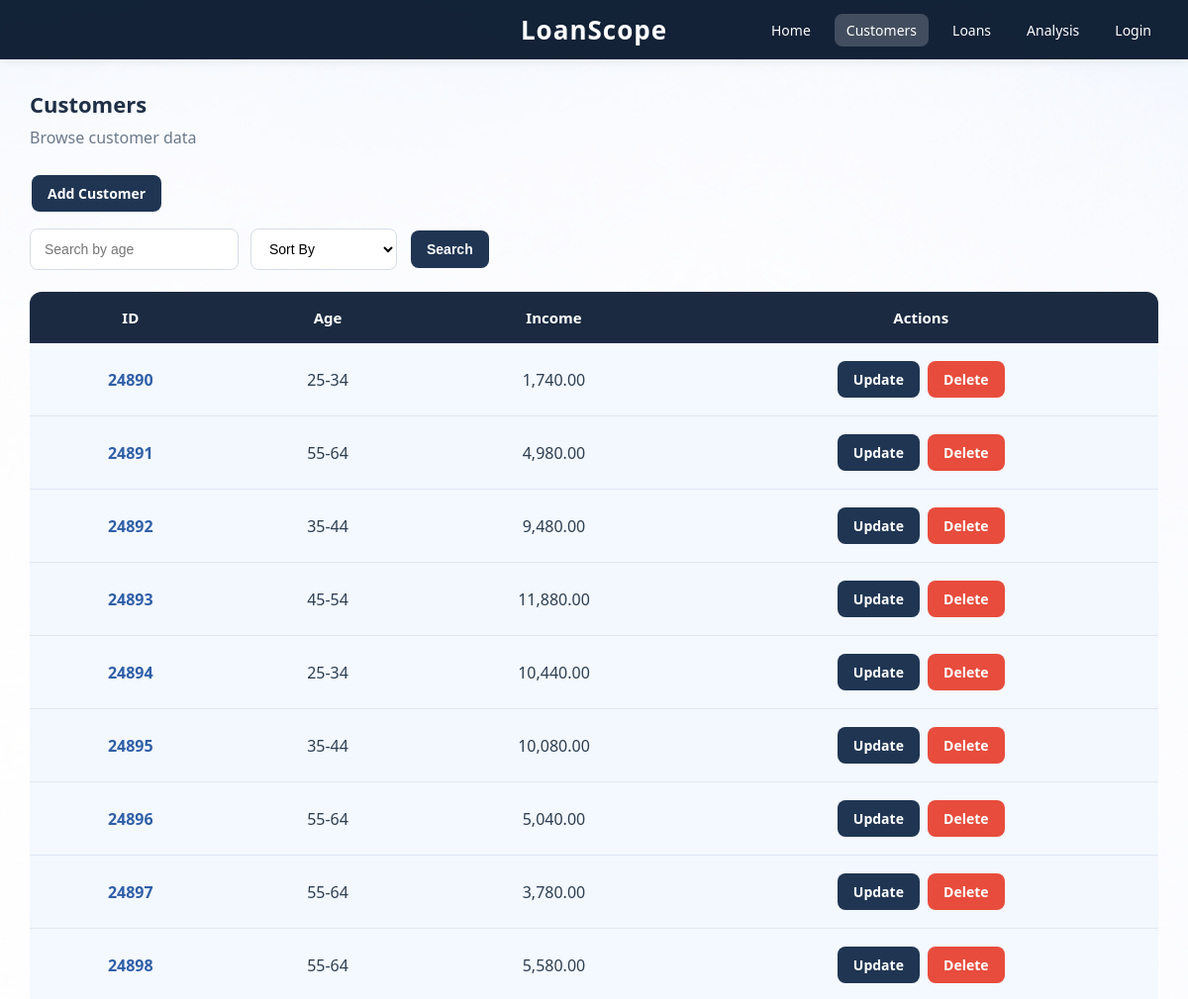
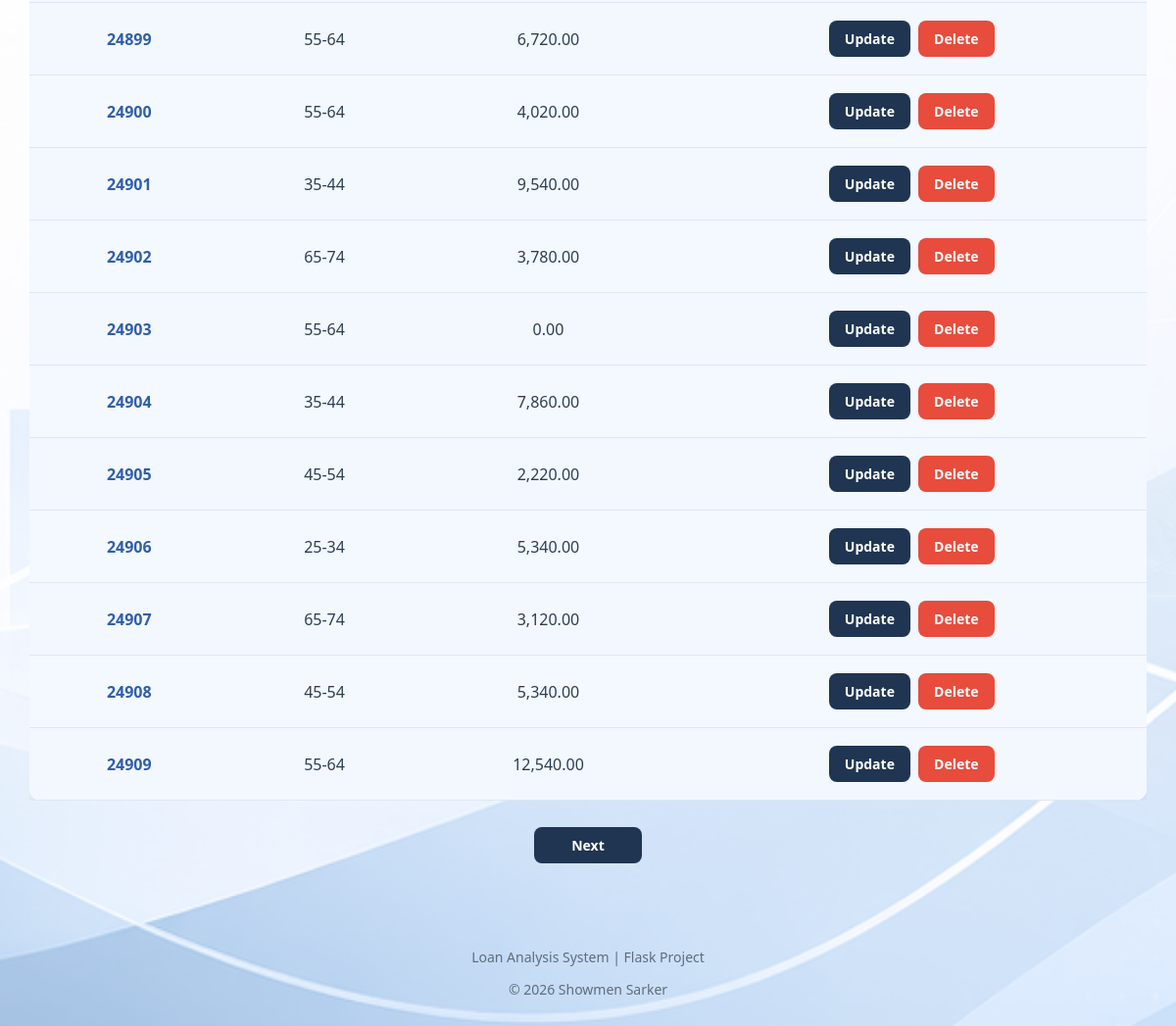
Page /customers on the committed database (2 pictures, top to bottom).
### app/models/customer.py (models this page shows)
class Customer(db.Model):
    id = db.Column(
        db.Integer,
        primary_key=True
    )
    age = db.Column(
        db.String(20)
    )
    income = db.Column(
        db.Float
    )
    gender = db.Column(
        db.String(10)
    )
    loans = db.relationship(
        "Loan",
        backref="customer",
        lazy=True
    )

### app/controllers/routes.py (the view, shortened to what this page needs)
@main.route("/customers")
def customers():
    try:
        search = request.args.get("search")
        sort = request.args.get("sort")
        page = request.args.get(
            "page",
            1,
            type=int
        )
        query = Customer.query
        if sort == "income":
            query = query.order_by(
                Customer.income.desc()
            )
        else:
            query = query.order_by(
                Customer.id
            )
        customers_data = query.paginate(
            page=page,
            per_page=20
        )
        if not customers_data.items:
            flash(
                "No customers found.",
                "warning"
            )
        return render_template(
            "customers.html",
            customers=customers_data
        )
    except Exception as e:
        print(e)
        return render_template(
            "errors/general.html"
        ), 500

### app/templates/customers.html (shortened to what this page needs)
{% extends "base.html" %}
{% block content %}
<div class="page-header">
    <h2>Customers</h2>
    <p class="subtitle">
        Browse customer data
    </p>
</div>
<div class="action-bar">
    <a
        href="{{ url_for('main.add_customer') }}"
        class="btn"
    >
        Add Customer
    </a>
</div>
<form method="GET" class="filter-bar">
    <input
        type="text"
        name="search"
        placeholder="Search by age"
        value="{{ request.args.get('search', '') }}"
    >
    <select name="sort">
        <option value="">
            Sort By
        </option>
    </select>
    <button class="btn">
        Search
    </button>
</form>
<div class="table-wrapper">
<table>
    <thead>
        <tr>
            <th>ID</th>
            <th>Age</th>
            <th class="right">Income</th>
            <th class="center">Actions</th>
        </tr>
    </thead>
    <tbody>
        {% for c in customers.items %}
        <tr>
            <td class="center">
                <a href="{{ url_for('main.customer_detail', id=c.id) }}">
                    {{ c.id }}
                </a>
            </td>
            <td class="center">
                {{ c.age }}
            </td>
            <td class="right">
                {{ "{:,.2f}".format(c.income)
                if c.income is not none
                else "N/A" }}
            </td>
            <td class="center">
                <a
                    href="{{ url_for('main.update_customer', id=c.id) }}"
                    class="btn"
                >
                    Update
                </a>
                <a
                    href="{{ url_for('main.delete_customer', id=c.id) }}"
                    class="btn danger-btn"
                    onclick="return confirm('Delete this customer?')"
                >
                    Delete
                </a>
            </td>
        </tr>
        {% endfor %}
    </tbody>
</table>
</div>
<div class="pagination">
    {% if customers.has_next %}
        <a
            href="{{ url_for(
                'main.customers',
                page=customers.next_num,
                search=request.args.get('search', ''),
                sort=request.args.get('sort', '')
            ) }}"
            class="btn"
        >
            Next
        </a>
    {% endif %}
</div>
{% endblock %}

### app/static/style.css (style rules this page uses)
body { margin: 0; font-family: "Segoe UI", Arial, sans-serif; color: #2c3e50; background: url("/static/background.png") no-repeat center center fixed; background-size: cover; overflow-x: hidden; }
* { box-sizing: border-box; }
a { text-decoration: none; color: inherit; }
.page-header { margin-bottom: 25px; }
.page-header h2 { margin: 0; font-size: 22px; color: #1f2f46; }
.subtitle { margin-top: 8px; color: #6c7a89; font-size: 16px; }
.filter-bar { display: flex; gap: 12px; margin-top: 15px; margin-bottom: 22px; flex-wrap: wrap; }
.filter-bar input, .filter-bar select { height: 42px; padding: 0 14px; border: 1px solid #d6dce5; border-radius: 8px; background: rgba(255,255,255,0.95); font-size: 14px; }
.btn { padding: 9px 16px; border: none; border-radius: 8px; background: #1f3552; color: white !important; cursor: pointer; transition: 0.25s ease; font-size: 14px; font-weight: 600; display: inline-block; margin: 2px; }
.danger-btn { background: #e74c3c; }
.table-wrapper { width: 100%; overflow-x: auto; }
table { width: 100%; min-width: 700px; border-collapse: collapse; overflow: hidden; border-radius: 12px; background: rgba(240, 246, 255, 0.92); box-shadow: 0 4px 12px rgba(0, 0, 0, 0.06); }
th { padding: 16px 24px; background: #1b2a41; color: white; text-align: center; font-size: 15px; }
td { padding: 16px 24px; border-bottom: 1px solid #dfe7f2; text-align: center; background: rgba(245, 249, 255, 0.88); }
td.center { white-space: nowrap; }
th:last-child, td:last-child { min-width: 180px; }
tr:nth-child(even) { background: rgba(232, 240, 252, 0.92); }
table a { color: #2f5fa7; font-weight: 600; }
.pagination { display: flex; justify-content: center; gap: 12px; margin-top: 25px; margin-bottom: 20px; flex-wrap: wrap; }
.pagination .btn { min-width: 110px; text-align: center; }

### rows in the picture
Customer: id "24890", age "25-34", income "1,740.00"
Customer: id "24891", age "55-64", income "4,980.00"
Customer: id "24892", age "35-44", income "9,480.00"
Customer: id "24893", age "45-54", income "11,880.00"
Customer: id "24894", age "25-34", income "10,440.00"
Customer: id "24895", age "35-44", income "10,080.00"
Customer: id "24896", age "55-64", income "5,040.00"
Customer: id "24897", age "55-64", income "3,780.00"
Customer: id "24898", age "55-64", income "5,580.00"
Customer: id "24899", age "55-64", income "6,720.00"
Customer: id "24900", age "55-64", income "4,020.00"
Customer: id "24901", age "35-44", income "9,540.00"
Customer: id "24902", age "65-74", income "3,780.00"
Customer: id "24903", age "55-64", income "0.00"
Customer: id "24904", age "35-44", income "7,860.00"
Customer: id "24905", age "45-54", income "2,220.00"
Customer: id "24906", age "25-34", income "5,340.00"
Customer: id "24907", age "65-74", income "3,120.00"
Customer: id "24908", age "45-54", income "5,340.00"
Customer: id "24909", age "55-64", income "12,540.00"
